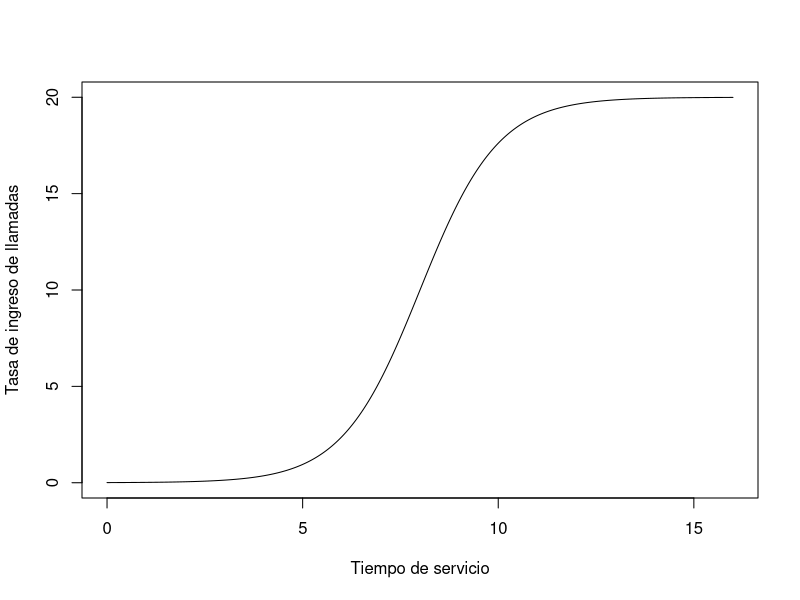

Recreate this plot in R. (Note: this script raises an error after producing the figure.)
# Ejercicio 1

# Tasa de ingreso de llamadas 
lambda <- function(t){
  return(20/(1+exp(-(t-8))))
}

plot(seq(0,16, by = 0.05), lambda(seq(0,16, by = 0.05)), type = "l",
     xlab = "Tiempo de servicio", ylab = "Tasa de ingreso de llamadas")

# Simulación de Ingreso de llamadas
intervalos <- seq(0,16, length.out = 6)

tllamadas <- poisson_no_homogeneo(lambda_t = lambda, subintervalos = intervalos)
plot(tllamadas$Tiempos, 1:length(tllamadas$Tiempos), type = "s",
     xlab = "Tiempos de arribo", ylab = "Llamadas recibidas")
# Número de llamadas en toda la jornada
length(tllamadas$Tiempos)
# Total de llamadas por franja horaria
sum(tllamadas$Tiempos <= 4) # [0,4]
sum(tllamadas$Tiempos > 4 & tllamadas$Tiempos <= 12) # (4,12]
sum(tllamadas$Tiempos > 12) # (12,16]

# Tabla con la información de las llamadas
library(data.table)
TT <- data.table(Llamada = 1:length(tllamadas$Tiempos),
                 Llegada = tllamadas$Tiempos,
                 Tiempo = rexp(length(tllamadas$Tiempos), rate = 5))
TT[, TiempoMin := ceiling(Tiempo*60)]
TT[, Finalizacion := Llegada + Tiempo]
# Suponga que los trabajadores que superan las 16 horas de trabajo
# reciben un compensación salarial (15 usd)
TT[,Marca_Comp := ifelse(Finalizacion > 16, 1, 0)]
TT[,list(sum(Marca_Comp))]
TT[, LLamadasEnAtencion := c(0, sapply(2:nrow(TT), function(k){
  sum(TT[k,Llegada] < TT[1:(k-1), Finalizacion])
}))]
TT[, OperadoresRequeridos := LLamadasEnAtencion + 1]
# Estadísticas
TT[,list(Operadores = ifelse(max(OperadoresRequeridos) > 10, 1, 0),
         Finalizacion = ifelse(max(Finalizacion) <= 16, 1, 0),
         Operadores = ifelse(max(OperadoresRequeridos*ifelse(max(Finalizacion) > 16,1,0)) > 3, 1, 0),
         Llamadas = ifelse(sum(ifelse(Llegada <= 5, 1, 0)) <= 2, 1, 0))] # más de 10 operadores


# Simule el proceso en un periodo de 30 días
# a) Número de días en los que se requirieron más de 10 operadores
# b) Número de días en los cuales la jornada finalizo antes de las 16 horas
# c) Número de días en los que se requirieron más de 3 operadores fueran del horario de las 16 horas
# para completar la atención
# d) Número de días en los cuales en las primeras 5 horas no se recibieron más de 2 llamadas




